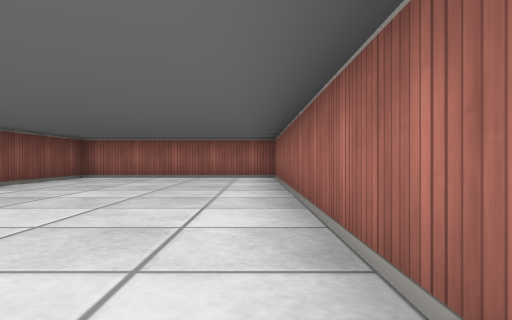
view 1 (above)

17 first-person views from a walk through a cub3D maze. The camera is about half as high as the walls, looks level and sees 70° across. The floor is counted in squares. Each view is taken from the middle of a square. On the plan, view 1 faces up. The plan holds only what a view shows up to about 9 squares ahead; the rest is blank.

view 2
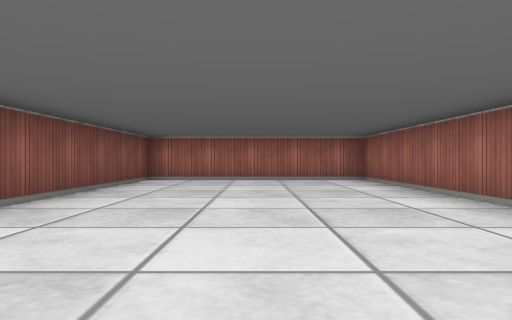

view 3
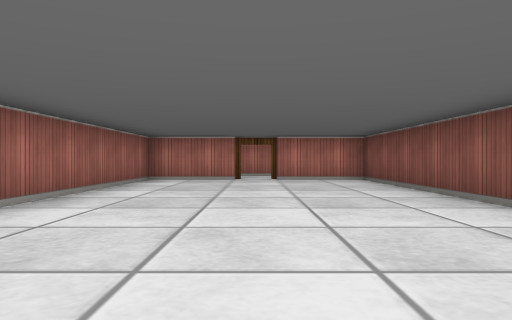

view 4
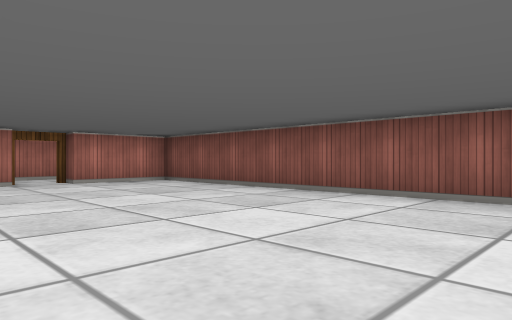

view 5
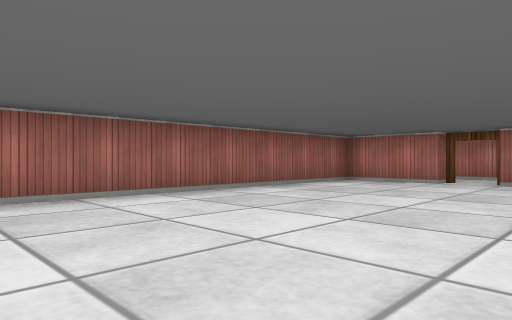

view 6
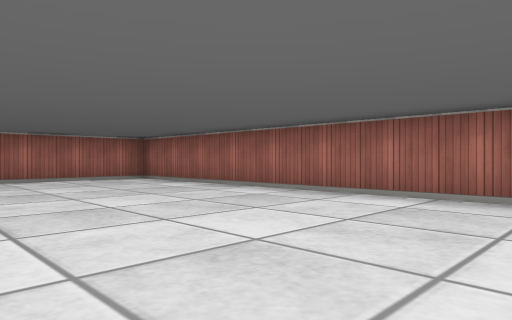

view 7
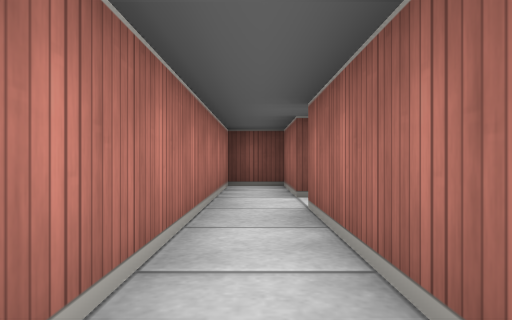

view 8
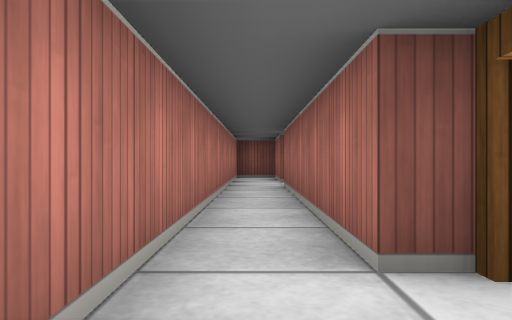

view 9
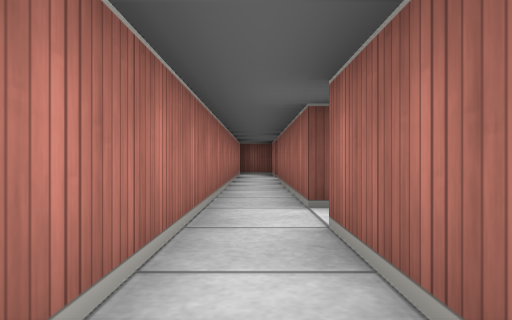

view 10
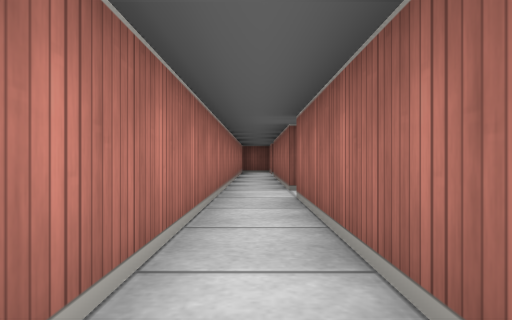

view 11
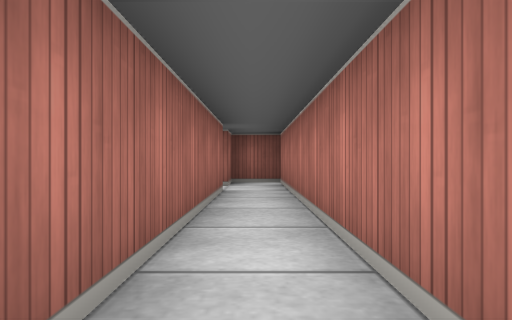

view 12
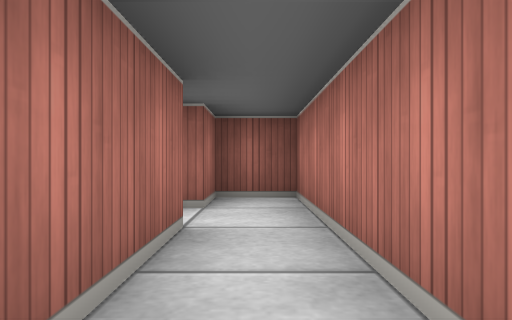

view 13
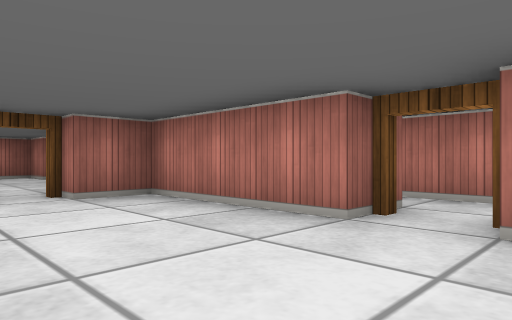

view 14
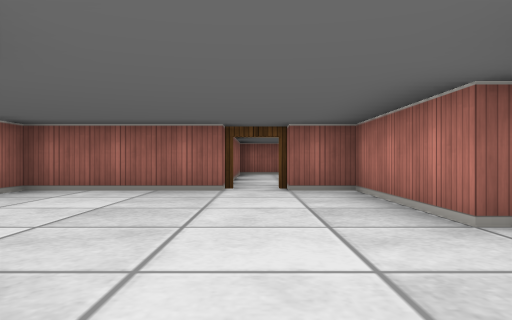

view 15
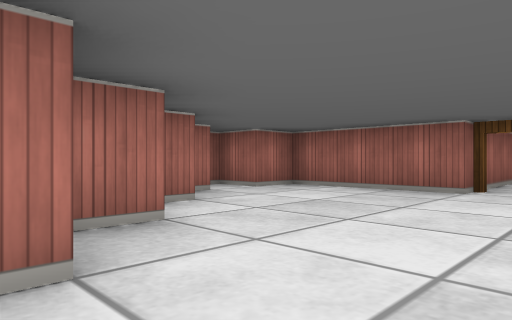

view 16
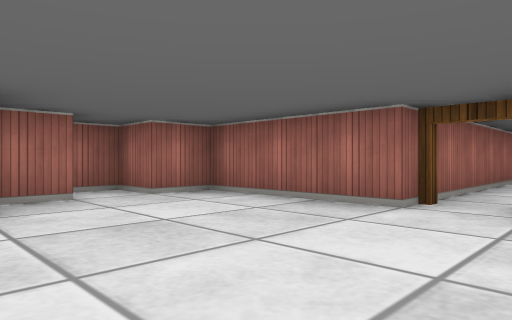

view 17
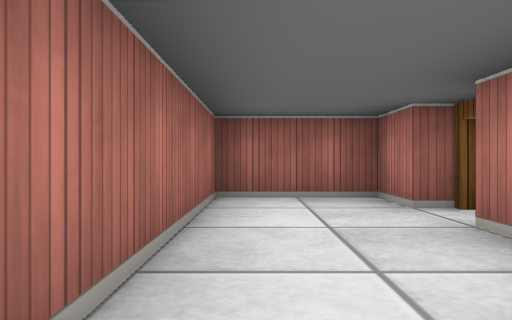

### Floor plan
Points are (right, up) in squares from view 1. A wall is a line through its corners. A room is listed if a view was taken in it or the views show most of it. See-through windows are left out.
Room 1 (views 1, 2, 3, 4, 5, 6)
walls: (-1.5, -0.5) (0.5, -0.5) (0.5, 9.5) (-4.5, 9.5) (-4.5, -0.5) (-2.5, -0.5)
ways out: open door at (-2, -1) to room 2
Room 2 (views 7, 8, 9, 10, 11, 12)
walls: (3.5, -1.5) (-1.5, -1.5); (-2.5, -1.5) (-4.5, -1.5) (-4.5, -2.5) (13.5, -2.5) (13.5, -1.5) (12.5, -1.5); (11.5, -1.5) (4.5, -1.5)
ways out: open door at (-2, -1) to room 1; open door at (4, -1) to room 3; open door at (12, -1) to room 4
Room 3 (views 13, 14, 15, 16)
walls: (3.5, 2.5) (2.8, 2.5); (4.5, 3.5) (4, 3.5); (4.5, -0.5) (7.5, -0.5) (7.5, 0.5); (7.5, 1.5) (7.5, 4.5) (6.5, 4.5) (6.5, 5.5) (5.8, 5.5); (5.6, 4.5) (4.8, 4.5)
ways out: open door at (4, -1) to room 2; open door at (8, 1) to room 4
Room 4 (view 17)
walls: (12.5, -0.5) (13.5, -0.5) (13.5, 1.5) (7.5, 1.5)
ways out: open door at (12, -1) to room 2; open door at (8, 1) to room 3

Where each view was taken, in squares from view 1:
view 1: 0 up, 0 right, facing up
view 2: 1 up, 2 left, facing up
view 3: 8 up, 2 left, facing down
view 4: 7 up, 0 right, facing down-left
view 5: 7 up, 4 left, facing down-right
view 6: 1 up, 4 left, facing up-right
view 7: 2 down, 2 right, facing left
view 8: 2 down, 5 right, facing left
view 9: 2 down, 7 right, facing left
view 10: 2 down, 9 right, facing left
view 11: 2 down, 6 right, facing right
view 12: 2 down, 9 right, facing right
view 13: 2 up, 3 right, facing down-right
view 14: 1 up, 2 right, facing right
view 15: 0 up, 2 right, facing up-right
view 16: 0 up, 4 right, facing up-right
view 17: 1 up, 9 right, facing right
